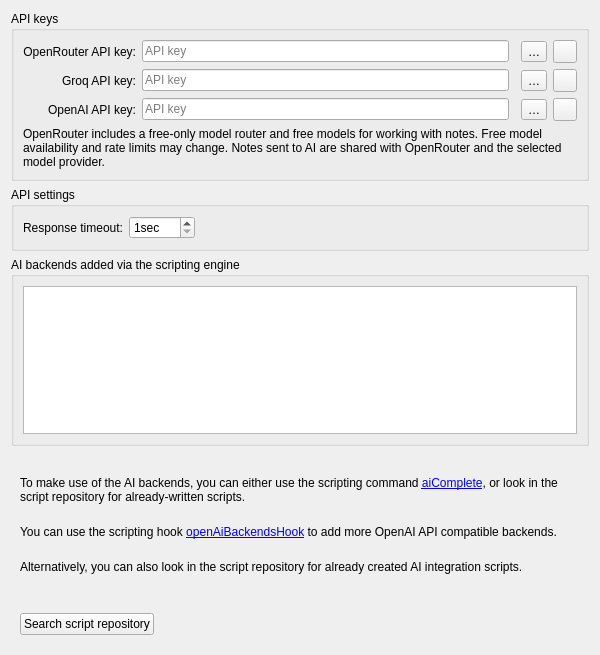
<?xml version="1.0" encoding="UTF-8"?>
<ui version="4.0">
 <class>AiSettingsWidget</class>
 <widget class="QWidget" name="AiSettingsWidget">
  <property name="geometry">
   <rect>
    <x>0</x>
    <y>0</y>
    <width>600</width>
    <height>500</height>
   </rect>
  </property>
  <layout class="QGridLayout" name="gridLayout_88">
   <item row="12" column="0">
    <spacer name="verticalSpacer_21">
     <property name="orientation">
      <enum>Qt::Vertical</enum>
     </property>
     <property name="sizeHint" stdset="0">
      <size>
       <width>20</width>
       <height>40</height>
      </size>
     </property>
    </spacer>
   </item>
   <item row="4" column="0">
    <widget class="QFrame" name="frame_8">
     <property name="minimumSize">
      <size>
       <width>0</width>
       <height>100</height>
      </size>
     </property>
     <layout class="QVBoxLayout" name="verticalLayout_32">
      <item>
       <widget class="QLabel" name="openAiScriptingLabel3">
        <property name="text">
         <string>To make use of the AI backends, you can either use the scripting command &lt;a href=&quot;%1&quot;&gt;aiComplete&lt;/a&gt;, or look in the script repository for already-written scripts.</string>
        </property>
        <property name="wordWrap">
         <bool>true</bool>
        </property>
        <property name="openExternalLinks">
         <bool>true</bool>
        </property>
       </widget>
      </item>
      <item>
       <spacer name="aiVerticalSpacer2">
        <property name="orientation">
         <enum>Qt::Vertical</enum>
        </property>
        <property name="sizeType">
         <enum>QSizePolicy::Policy::Fixed</enum>
        </property>
        <property name="sizeHint" stdset="0">
         <size>
          <width>20</width>
          <height>15</height>
         </size>
        </property>
       </spacer>
      </item>
      <item>
       <widget class="QLabel" name="openAiScriptingLabel">
        <property name="text">
         <string>You can use the scripting hook &lt;a href=&quot;%1&quot;&gt;openAiBackendsHook&lt;/a&gt; to add more OpenAI API compatible backends.</string>
        </property>
        <property name="wordWrap">
         <bool>true</bool>
        </property>
        <property name="openExternalLinks">
         <bool>true</bool>
        </property>
       </widget>
      </item>
      <item>
       <spacer name="aiVerticalSpacer2_3">
        <property name="orientation">
         <enum>Qt::Vertical</enum>
        </property>
        <property name="sizeType">
         <enum>QSizePolicy::Policy::Fixed</enum>
        </property>
        <property name="sizeHint" stdset="0">
         <size>
          <width>20</width>
          <height>15</height>
         </size>
        </property>
       </spacer>
      </item>
      <item>
       <widget class="QLabel" name="openAiScriptingLabel2">
        <property name="text">
         <string>Alternatively, you can also look in the script repository for already created AI integration scripts.</string>
        </property>
        <property name="wordWrap">
         <bool>true</bool>
        </property>
       </widget>
      </item>
     </layout>
    </widget>
   </item>
   <item row="11" column="0">
    <widget class="QFrame" name="frame_7">
     <layout class="QHBoxLayout" name="horizontalLayout_15">
      <item>
       <widget class="QPushButton" name="searchScriptRepositoryButton">
        <property name="sizePolicy">
         <sizepolicy hsizetype="Minimum" vsizetype="Minimum">
          <horstretch>0</horstretch>
          <verstretch>0</verstretch>
         </sizepolicy>
        </property>
        <property name="toolTip">
         <string>Search script repository for AI integration scripts</string>
        </property>
        <property name="text">
         <string>Search script repository</string>
        </property>
        <property name="icon">
         <iconset theme="QIcon::ThemeIcon::EditFind" resource="../../breeze-qownnotes.qrc">
          <normaloff>:/icons/breeze-qownnotes/16x16/edit-find.svg</normaloff>:/icons/breeze-qownnotes/16x16/edit-find.svg</iconset>
        </property>
       </widget>
      </item>
      <item>
       <spacer name="horizontalSpacer_20">
        <property name="orientation">
         <enum>Qt::Orientation::Horizontal</enum>
        </property>
        <property name="sizeHint" stdset="0">
         <size>
          <width>40</width>
          <height>20</height>
         </size>
        </property>
       </spacer>
      </item>
     </layout>
    </widget>
   </item>
   <item row="3" column="0">
    <spacer name="aiVerticalSpacer1">
     <property name="orientation">
      <enum>Qt::Vertical</enum>
     </property>
     <property name="sizeType">
      <enum>QSizePolicy::Policy::Fixed</enum>
     </property>
     <property name="sizeHint" stdset="0">
      <size>
       <width>20</width>
       <height>15</height>
      </size>
     </property>
    </spacer>
   </item>
   <item row="8" column="0">
    <spacer name="aiVerticalSpacer2_2">
     <property name="orientation">
      <enum>Qt::Vertical</enum>
     </property>
     <property name="sizeType">
      <enum>QSizePolicy::Policy::Fixed</enum>
     </property>
     <property name="sizeHint" stdset="0">
      <size>
       <width>20</width>
       <height>15</height>
      </size>
     </property>
    </spacer>
   </item>
   <item row="2" column="0" colspan="2">
    <widget class="QGroupBox" name="aiScriptingGroupBox">
     <property name="sizePolicy">
      <sizepolicy hsizetype="Preferred" vsizetype="MinimumExpanding">
       <horstretch>0</horstretch>
       <verstretch>0</verstretch>
      </sizepolicy>
     </property>
     <property name="title">
      <string>AI backends added via the scripting engine</string>
     </property>
     <layout class="QGridLayout" name="gridLayout_87">
      <item row="0" column="0">
       <widget class="QTreeWidget" name="aiScriptingTreeWidget">
        <property name="sizePolicy">
         <sizepolicy hsizetype="Expanding" vsizetype="MinimumExpanding">
          <horstretch>0</horstretch>
          <verstretch>0</verstretch>
         </sizepolicy>
        </property>
        <property name="rootIsDecorated">
         <bool>false</bool>
        </property>
        <attribute name="headerVisible">
         <bool>false</bool>
        </attribute>
        <column>
         <property name="text">
          <string notr="true">Name</string>
         </property>
        </column>
        <column>
         <property name="text">
          <string notr="true">Test</string>
         </property>
        </column>
        <column>
         <property name="text">
          <string notr="true">Endpoint</string>
         </property>
        </column>
        <column>
         <property name="text">
          <string notr="true">-</string>
         </property>
        </column>
       </widget>
      </item>
     </layout>
    </widget>
   </item>
   <item row="0" column="0" colspan="2">
    <widget class="QGroupBox" name="groupBox_40">
     <property name="title">
      <string>API keys</string>
     </property>
      <layout class="QGridLayout" name="gridLayout_85">
       <item row="0" column="0">
        <widget class="QLabel" name="openRouterApiKeyHeadlineLabel">
         <property name="text">
          <string>OpenRouter API key:</string>
         </property>
         <property name="alignment">
          <set>Qt::AlignmentFlag::AlignRight|Qt::AlignmentFlag::AlignTrailing|Qt::AlignmentFlag::AlignVCenter</set>
         </property>
        </widget>
       </item>
       <item row="0" column="1">
        <widget class="PasswordLineEdit" name="openRouterApiKeyLineEdit">
         <property name="placeholderText">
          <string>API key</string>
         </property>
         <property name="clearButtonEnabled">
          <bool>true</bool>
         </property>
        </widget>
       </item>
       <item row="0" column="3">
        <widget class="QToolButton" name="openRouterApiKeyWebButton">
         <property name="toolTip">
          <string>Create OpenRouter API key</string>
         </property>
         <property name="text">
          <string notr="true">…</string>
         </property>
         <property name="icon">
          <iconset theme="text-html" resource="../../breeze-qownnotes.qrc">
           <normaloff>:/icons/breeze-qownnotes/16x16/text-html.svg</normaloff>:/icons/breeze-qownnotes/16x16/text-html.svg</iconset>
         </property>
        </widget>
       </item>
       <item row="0" column="4">
        <widget class="QToolButton" name="openRouterApiTestButton">
         <property name="toolTip">
          <string comment="&quot;Test&quot; as verb">Test connection</string>
         </property>
         <property name="icon">
          <iconset resource="../../breeze-qownnotes.qrc">
           <normaloff>:/icons/breeze-qownnotes/16x16/network-connect.svg</normaloff>:/icons/breeze-qownnotes/16x16/network-connect.svg</iconset>
         </property>
        </widget>
       </item>
       <item row="3" column="0" colspan="5">
        <widget class="QLabel" name="openRouterFreeModelsLabel">
         <property name="text">
          <string>OpenRouter includes a free-only model router and free models for working with notes. Free model availability and rate limits may change. Notes sent to AI are shared with OpenRouter and the selected model provider.</string>
         </property>
         <property name="wordWrap">
          <bool>true</bool>
         </property>
        </widget>
       </item>
       <item row="2" column="0">
        <widget class="QLabel" name="openAiApiKeyHeadlineLabel">
        <property name="text">
         <string>OpenAI API key:</string>
        </property>
        <property name="alignment">
         <set>Qt::AlignmentFlag::AlignRight|Qt::AlignmentFlag::AlignTrailing|Qt::AlignmentFlag::AlignVCenter</set>
        </property>
       </widget>
      </item>
       <item row="1" column="3">
        <widget class="QToolButton" name="groqApiKeyWebButton">
        <property name="toolTip">
         <string>Create Groq API key</string>
        </property>
        <property name="text">
         <string notr="true">…</string>
        </property>
        <property name="icon">
         <iconset theme="text-html" resource="../../breeze-qownnotes.qrc">
          <normaloff>:/icons/breeze-qownnotes/16x16/text-html.svg</normaloff>:/icons/breeze-qownnotes/16x16/text-html.svg</iconset>
        </property>
       </widget>
      </item>
       <item row="2" column="3">
        <widget class="QToolButton" name="openAiApiKeyWebButton">
        <property name="toolTip">
         <string>Create OpenAI API key</string>
        </property>
        <property name="text">
         <string notr="true">…</string>
        </property>
        <property name="icon">
         <iconset theme="text-html" resource="../../breeze-qownnotes.qrc">
          <normaloff>:/icons/breeze-qownnotes/16x16/text-html.svg</normaloff>:/icons/breeze-qownnotes/16x16/text-html.svg</iconset>
        </property>
       </widget>
      </item>
       <item row="1" column="1">
        <widget class="PasswordLineEdit" name="groqApiKeyLineEdit">
        <property name="placeholderText">
         <string>API key</string>
        </property>
        <property name="clearButtonEnabled">
         <bool>true</bool>
        </property>
       </widget>
      </item>
       <item row="2" column="1">
        <widget class="PasswordLineEdit" name="openAiApiKeyLineEdit">
        <property name="placeholderText">
         <string>API key</string>
        </property>
        <property name="clearButtonEnabled">
         <bool>true</bool>
        </property>
       </widget>
      </item>
       <item row="1" column="0">
        <widget class="QLabel" name="groqApiKeyHeadlineLabel">
        <property name="text">
         <string>Groq API key:</string>
        </property>
        <property name="alignment">
         <set>Qt::AlignmentFlag::AlignRight|Qt::AlignmentFlag::AlignTrailing|Qt::AlignmentFlag::AlignVCenter</set>
        </property>
       </widget>
      </item>
       <item row="2" column="4">
        <widget class="QToolButton" name="openAiApiTestButton">
        <property name="toolTip">
         <string comment="&quot;Test&quot; as verb">Test connection</string>
        </property>
        <property name="icon">
         <iconset resource="../../breeze-qownnotes.qrc">
          <normaloff>:/icons/breeze-qownnotes/16x16/network-connect.svg</normaloff>:/icons/breeze-qownnotes/16x16/network-connect.svg</iconset>
        </property>
       </widget>
      </item>
       <item row="1" column="4">
        <widget class="QToolButton" name="groqApiTestButton">
        <property name="toolTip">
         <string comment="&quot;Test&quot; as verb">Test connection</string>
        </property>
        <property name="icon">
         <iconset resource="../../breeze-qownnotes.qrc">
          <normaloff>:/icons/breeze-qownnotes/16x16/network-connect.svg</normaloff>:/icons/breeze-qownnotes/16x16/network-connect.svg</iconset>
        </property>
       </widget>
      </item>
     </layout>
    </widget>
   </item>
   <item row="1" column="0" colspan="2">
    <widget class="QGroupBox" name="groupBox_2">
     <property name="title">
      <string>API settings</string>
     </property>
     <layout class="QGridLayout" name="gridLayout_89">
      <item row="0" column="0">
       <widget class="QLabel" name="openAiResponseTimeoutLabel">
        <property name="toolTip">
         <string>Time the application will wait for a response from the server before timing out and returning an error message.</string>
        </property>
        <property name="text">
         <string>Response timeout:</string>
        </property>
        <property name="alignment">
         <set>Qt::AlignmentFlag::AlignRight|Qt::AlignmentFlag::AlignTrailing|Qt::AlignmentFlag::AlignVCenter</set>
        </property>
       </widget>
      </item>
      <item row="0" column="1">
       <widget class="QSpinBox" name="openAiResponseTimeoutSpinBox">
        <property name="suffix">
         <string comment="seconds">sec</string>
        </property>
        <property name="minimum">
         <number>1</number>
        </property>
        <property name="maximum">
         <number>600</number>
        </property>
       </widget>
      </item>
      <item row="0" column="2">
       <spacer name="horizontalSpacer_21">
        <property name="orientation">
         <enum>Qt::Orientation::Horizontal</enum>
        </property>
        <property name="sizeHint" stdset="0">
         <size>
          <width>40</width>
          <height>20</height>
         </size>
        </property>
       </spacer>
      </item>
     </layout>
    </widget>
   </item>
  </layout>
 </widget>
 <customwidgets>
  <customwidget>
   <class>PasswordLineEdit</class>
   <extends>QLineEdit</extends>
   <header location="global">widgets/passwordlineedit.h</header>
  </customwidget>
 </customwidgets>
 <resources>
  <include location="../../breeze-qownnotes.qrc"/>
 </resources>
</ui>
